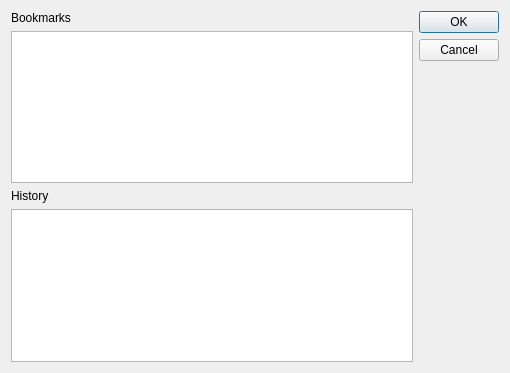
<?xml version="1.0" encoding="UTF-8"?>
<ui version="4.0">
 <class>bookmark_dialog</class>
 <widget class="QDialog" name="bookmark_dialog">
  <property name="geometry">
   <rect>
    <x>0</x>
    <y>0</y>
    <width>510</width>
    <height>373</height>
   </rect>
  </property>
  <property name="windowTitle">
   <string>Dialog</string>
  </property>
  <layout class="QGridLayout" name="gridLayout_2">
   <item row="0" column="0" rowspan="2" colspan="2">
    <layout class="QGridLayout" name="gridLayout">
     <item row="1" column="0">
      <widget class="QListWidget" name="list_bookmarks"/>
     </item>
     <item row="0" column="0">
      <widget class="QLabel" name="label">
       <property name="text">
        <string>Bookmarks</string>
       </property>
      </widget>
     </item>
     <item row="3" column="0">
      <widget class="QListWidget" name="list_history"/>
     </item>
     <item row="2" column="0">
      <widget class="QLabel" name="label_2">
       <property name="text">
        <string>History</string>
       </property>
      </widget>
     </item>
    </layout>
   </item>
   <item row="0" column="2">
    <widget class="QDialogButtonBox" name="buttonBox">
     <property name="orientation">
      <enum>Qt::Vertical</enum>
     </property>
     <property name="standardButtons">
      <set>QDialogButtonBox::Cancel|QDialogButtonBox::Ok</set>
     </property>
    </widget>
   </item>
  </layout>
 </widget>
 <resources/>
 <connections>
  <connection>
   <sender>buttonBox</sender>
   <signal>accepted()</signal>
   <receiver>bookmark_dialog</receiver>
   <slot>accept()</slot>
   <hints>
    <hint type="sourcelabel">
     <x>248</x>
     <y>254</y>
    </hint>
    <hint type="destinationlabel">
     <x>157</x>
     <y>274</y>
    </hint>
   </hints>
  </connection>
  <connection>
   <sender>buttonBox</sender>
   <signal>rejected()</signal>
   <receiver>bookmark_dialog</receiver>
   <slot>reject()</slot>
   <hints>
    <hint type="sourcelabel">
     <x>316</x>
     <y>260</y>
    </hint>
    <hint type="destinationlabel">
     <x>286</x>
     <y>274</y>
    </hint>
   </hints>
  </connection>
 </connections>
</ui>
